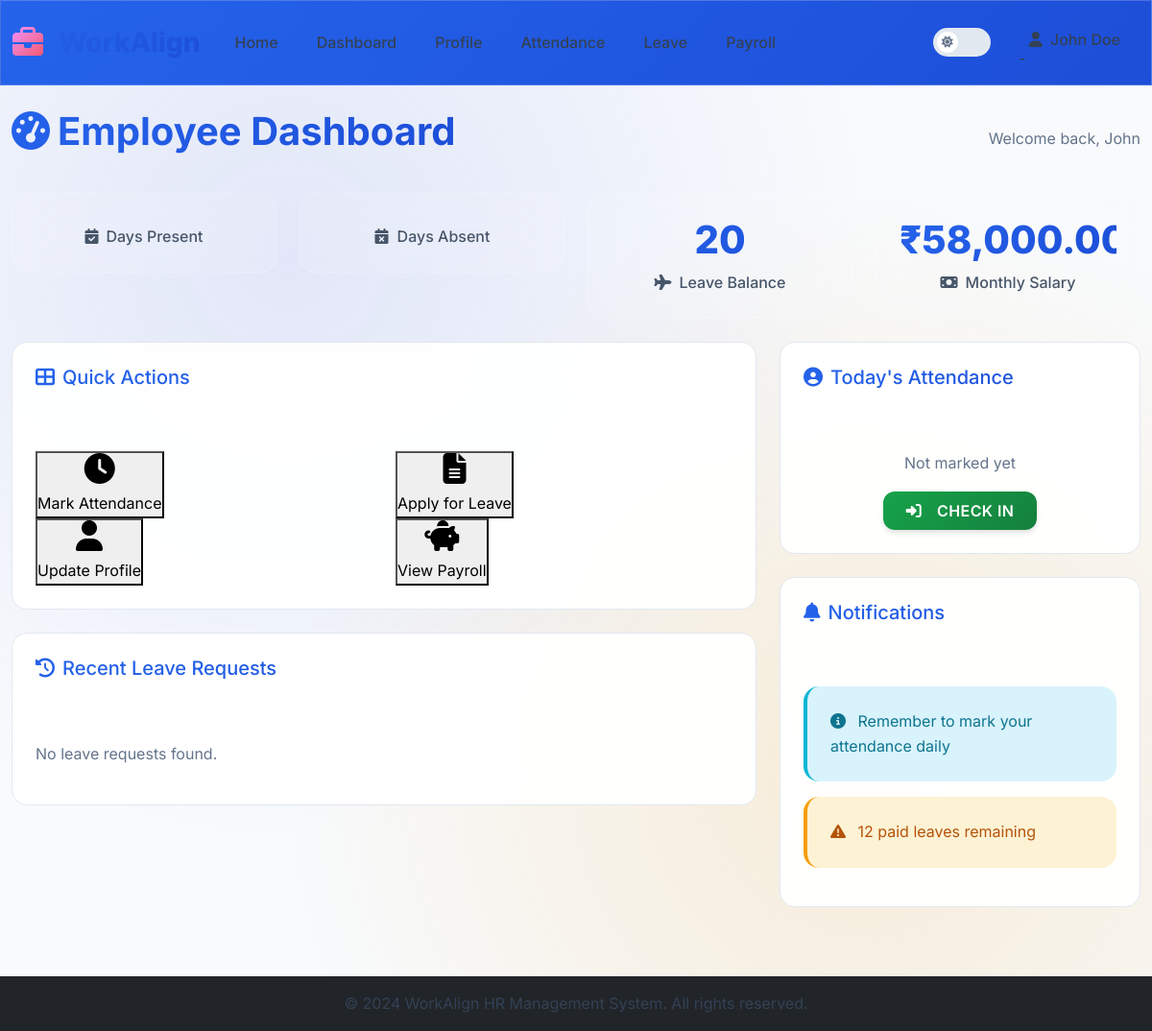
The app's page /employee/dashboard.php (signed in) with its own data.
### tables this page shows
CREATE TABLE employees (
    id INT AUTO_INCREMENT PRIMARY KEY,
    employee_id VARCHAR(20) UNIQUE NOT NULL,
    first_name VARCHAR(50) NOT NULL,
    last_name VARCHAR(50) NOT NULL,
    email VARCHAR(100) UNIQUE NOT NULL,
    phone VARCHAR(20),
    address TEXT,
    password VARCHAR(255) NOT NULL,
    role ENUM('employee', 'admin') DEFAULT 'employee',
    department VARCHAR(50),
    designation VARCHAR(50),
    date_of_joining DATE,
    profile_picture VARCHAR(255),
    is_active BOOLEAN DEFAULT TRUE,
    email_verified BOOLEAN DEFAULT FALSE,
    created_at TIMESTAMP DEFAULT CURRENT_TIMESTAMP,
    updated_at TIMESTAMP DEFAULT CURRENT_TIMESTAMP ON UPDATE CURRENT_TIMESTAMP
);

CREATE TABLE leave_balance (
    id INT AUTO_INCREMENT PRIMARY KEY,
    employee_id VARCHAR(20) NOT NULL,
    paid_leave_balance INT DEFAULT 0,
    sick_leave_balance INT DEFAULT 0,
    unpaid_leave_balance INT DEFAULT 0,
    year YEAR NOT NULL,
    created_at TIMESTAMP DEFAULT CURRENT_TIMESTAMP,
    updated_at TIMESTAMP DEFAULT CURRENT_TIMESTAMP ON UPDATE CURRENT_TIMESTAMP,
    FOREIGN KEY (employee_id) REFERENCES employees(employee_id) ON DELETE CASCADE,
    UNIQUE KEY unique_employee_year (employee_id, year)
);

CREATE TABLE salary_structure (
    id INT AUTO_INCREMENT PRIMARY KEY,
    employee_id VARCHAR(20) NOT NULL,
    basic_salary DECIMAL(10,2) NOT NULL,
    hra DECIMAL(10,2) DEFAULT 0,
    da DECIMAL(10,2) DEFAULT 0,
    ta DECIMAL(10,2) DEFAULT 0,
    pf_deduction DECIMAL(10,2) DEFAULT 0,
    tax_deduction DECIMAL(10,2) DEFAULT 0,
    other_deductions DECIMAL(10,2) DEFAULT 0,
    total_salary DECIMAL(10,2) GENERATED ALWAYS AS (basic_salary + hra + da + ta - pf_deduction - tax_deduction - other_deductions) STORED,
    effective_date DATE NOT NULL,
    created_at TIMESTAMP DEFAULT CURRENT_TIMESTAMP,
    updated_at TIMESTAMP DEFAULT CURRENT_TIMESTAMP ON UPDATE CURRENT_TIMESTAMP,
    FOREIGN KEY (employee_id) REFERENCES employees(employee_id) ON DELETE CASCADE
);

### employee/dashboard.php (the view, shortened to what this page needs)
<?php
$conn = connectDB();
$employee_id = $_SESSION['employee_id'];
$stmt = $conn->prepare("SELECT * FROM employees WHERE employee_id = ?");
$stmt->bind_param("s", $employee_id);
$stmt->execute();
$employee = $stmt->get_result()->fetch_assoc();
$today = date('Y-m-d');
$stmt_today = $conn->prepare("SELECT * FROM attendance WHERE employee_id = ? AND date = ?");
$stmt_today->bind_param("ss", $employee_id, $today);
$stmt_today->execute();
$today_attendance = $stmt_today->get_result()->fetch_assoc();
$stmt_leaves = $conn->prepare("SELECT * FROM leave_requests WHERE employee_id = ? ORDER BY created_at DESC LIMIT 5");
$stmt_leaves->bind_param("s", $employee_id);
$stmt_leaves->execute();
$recent_leaves = $stmt_leaves->get_result()->fetch_all(MYSQLI_ASSOC);
$current_year = date('Y');
$stmt_balance = $conn->prepare("SELECT * FROM leave_balance WHERE employee_id = ? AND year = ?");
$stmt_balance->bind_param("si", $employee_id, $current_year);
$stmt_balance->execute();
$leave_balance = $stmt_balance->get_result()->fetch_assoc();
$current_month = date('Y-m');
$stmt_payroll = $conn->prepare("SELECT * FROM payroll WHERE employee_id = ? AND month = ?");
$stmt_payroll->bind_param("ss", $employee_id, $current_month);
$stmt_payroll->execute();
$payroll = $stmt_payroll->get_result()->fetch_assoc();
if (!$payroll) {
    $stmt_salary = $conn->prepare("SELECT * FROM salary_structure WHERE employee_id = ? ORDER BY effective_date DESC LIMIT 1");
    $stmt_salary->bind_param("s", $employee_id);
    $stmt_salary->execute();
    $salary_structure = $stmt_salary->get_result()->fetch_assoc();
    if ($salary_structure) {
        $payroll = [
            'basic_salary' => $salary_structure['basic_salary'],
            'hra' => $salary_structure['hra'],
            'da' => $salary_structure['da'],
            'ta' => $salary_structure['ta'],
            'pf_deduction' => $salary_structure['pf_deduction'],
            'tax_deduction' => $salary_structure['tax_deduction'],
            'total_salary' => $salary_structure['total_salary']
        ];
    }
}
?>
<?php include '../header.php'; ?>
<div class="row">
    <div class="col-12">
        <div class="d-flex justify-content-between align-items-center mb-4">
            <h2><i class="fas fa-tachometer-alt me-2"></i>Employee Dashboard</h2>
            <div class="text-muted">
                Welcome back, <?php echo htmlspecialchars($employee['first_name']); ?>
            </div>
        </div>
    </div>
</div>
<div class="row mb-4">
    <div class="col-md-3">
        <div class="stats-card">
            <p><i class="fas fa-calendar-check me-2"></i>Days Present</p>
        </div>
    </div>
    <div class="col-md-3">
        <div class="stats-card">
            <p><i class="fas fa-calendar-times me-2"></i>Days Absent</p>
        </div>
    </div>
    <div class="col-md-3">
        <div class="stats-card">
            <h3><?php echo $leave_balance['paid_leave_balance'] + $leave_balance['sick_leave_balance']; ?></h3>
            <p><i class="fas fa-plane me-2"></i>Leave Balance</p>
        </div>
    </div>
    <div class="col-md-3">
        <div class="stats-card">
            <h3><?php echo isset($payroll['total_salary']) ? '₹' . number_format($payroll['total_salary'], 2) : 'N/A'; ?></h3>
            <p><i class="fas fa-money-bill me-2"></i>Monthly Salary</p>
        </div>
    </div>
</div>
<div class="row">
    <div class="col-md-8">
        <div class="card mb-4">
            <div class="card-header">
                <h5><i class="fas fa-th-large me-2"></i>Quick Actions</h5>
            </div>
            <div class="card-body">
                <div class="row">
                    <div class="col-md-6">
                        <button class="quick-action-btn" onclick="window.location.href='attendance.php'">
                            <i class="fas fa-clock fa-2x mb-2"></i><br>
                            Mark Attendance
                        </button>
                    </div>
                    <div class="col-md-6">
                        <button class="quick-action-btn" onclick="window.location.href='leave.php'">
                            <i class="fas fa-file-alt fa-2x mb-2"></i><br>
                            Apply for Leave
                        </button>
                    </div>
                    <div class="col-md-6">
                        <button class="quick-action-btn" onclick="window.location.href='profile.php'">
                            <i class="fas fa-user fa-2x mb-2"></i><br>
                            Update Profile
                        </button>
                    </div>
                    <div class="col-md-6">
                        <button class="quick-action-btn" onclick="window.location.href='payroll.php'">
                            <i class="fas fa-piggy-bank fa-2x mb-2"></i><br>
                            View Payroll
                        </button>
                    </div>
                </div>
            </div>
        </div>
        <div class="card">
            <div class="card-header">
                <h5><i class="fas fa-history me-2"></i>Recent Leave Requests</h5>
            </div>
            <div class="card-body">
                <?php if (empty($recent_leaves)): ?>
                    <p class="text-muted">No leave requests found.</p>
                <?php endif; ?>
            </div>
        </div>
    </div>
    <div class="col-md-4">
        <div class="card mb-4">
            <div class="card-header">
                <h5><i class="fas fa-user-circle me-2"></i>Today's Attendance</h5>
            </div>
            <div class="card-body text-center">
                <?php if ($today_attendance): ?>
                    <div class="mb-3">
                        <span class="status-badge status-<?php echo $today_attendance['status']; ?>">
                            <?php echo ucfirst($today_attendance['status']); ?>
                        </span>
                    </div>
                    <?php if ($today_attendance['check_in']): ?>
                        <p><strong>Check-in:</strong> <?php echo $today_attendance['check_in']; ?></p>
                    <?php endif; ?>
                    <?php if ($today_attendance['check_out']): ?>
                        <p><strong>Check-out:</strong> <?php echo $today_attendance['check_out']; ?></p>
                    <?php endif; ?>
                    <?php if (!$today_attendance['check_out'] && $today_attendance['status'] === 'present'): ?>
                        <button class="btn btn-warning" onclick="checkOut()">
                            <i class="fas fa-sign-out-alt me-2"></i>Check Out
                        </button>
                    <?php endif; ?>
                <?php else: ?>
                    <p class="text-muted">Not marked yet</p>
                    <button class="btn btn-success" onclick="checkIn()">
                        <i class="fas fa-sign-in-alt me-2"></i>Check In
                    </button>
                <?php endif; ?>
            </div>
        </div>
        <div class="card">
            <div class="card-header">
                <h5><i class="fas fa-bell me-2"></i>Notifications</h5>
            </div>
            <div class="card-body">
                <div class="alert alert-info">
                    <i class="fas fa-info-circle me-2"></i>
                    Remember to mark your attendance daily
                </div>
                <div class="alert alert-warning">
                    <i class="fas fa-exclamation-triangle me-2"></i>
                    <?php echo $leave_balance['paid_leave_balance']; ?> paid leaves remaining
                </div>
            </div>
        </div>
    </div>
</div>
<?php include '../footer.php'; ?>

### header.php (style rules this page uses)
:root { --primary-color: #2563eb; --secondary-color: #64748b; --success-color: #16a34a; --danger-color: #dc2626; --warning-color: #f59e0b; --info-color: #0891b2; --light-color: #f8fafc; --dark-color: #1e293b; --gradient-primary: linear-gradient(135deg, #2563eb, #1d4ed8); --gradient-success: linear-gradient(135deg, #16a34a, #15803d); --gradient-danger: linear-gradient(135deg, #dc2626, #b91c1c); --gradient-warning: linear-gradient(135deg, #f59e0b, #d97706); --gradient-info: linear-gradient(135deg, #0891b2, #0e7490); --shadow-sm: 0 1px 2px 0 rgba(0, 0, 0, 0.05); --shadow-md: 0 4px 6px -1px rgba(0, 0, 0, 0.1), 0 2px 4px -1px rgba(0, 0, 0, 0.06); --shadow-lg: 0 10px 15px -3px rgba(0, 0, 0, 0.1), 0 4px 6px -2px rgba(0, 0, 0, 0.05); --shadow-xl: 0 20px 25px -5px rgba(0, 0, 0, 0.1), 0 10px 10px -5px rgba(0, 0, 0, 0.04); }
.light-mode { --bg-primary: #ffffff; --bg-secondary: #f8fafc; --bg-tertiary: #e2e8f0; --text-primary: #1e293b; --text-secondary: #475569; --text-muted: #64748b; --border-color: #e2e8f0; --card-bg: rgba(255, 255, 255, 0.95); --navbar-bg: var(--gradient-primary); }
body { background: var(--bg-secondary); color: var(--text-primary); transition: all 0.3s ease; }
.card { background: var(--card-bg); color: var(--text-primary); border: 1px solid var(--border-color); transition: all 0.3s ease; }
.text-muted { color: var(--text-muted) !important; }
* { transition: background-color 0.3s ease, color 0.3s ease, border-color 0.3s ease; }

### records on screen
employees: first_name "John"
leave_balance: $leave_balance['paid_leave_balance'] + $leave_balance['sick_leave_balance'] "20", paid_leave_balance "12"
salary_structure: total_salary "58,000.00"
